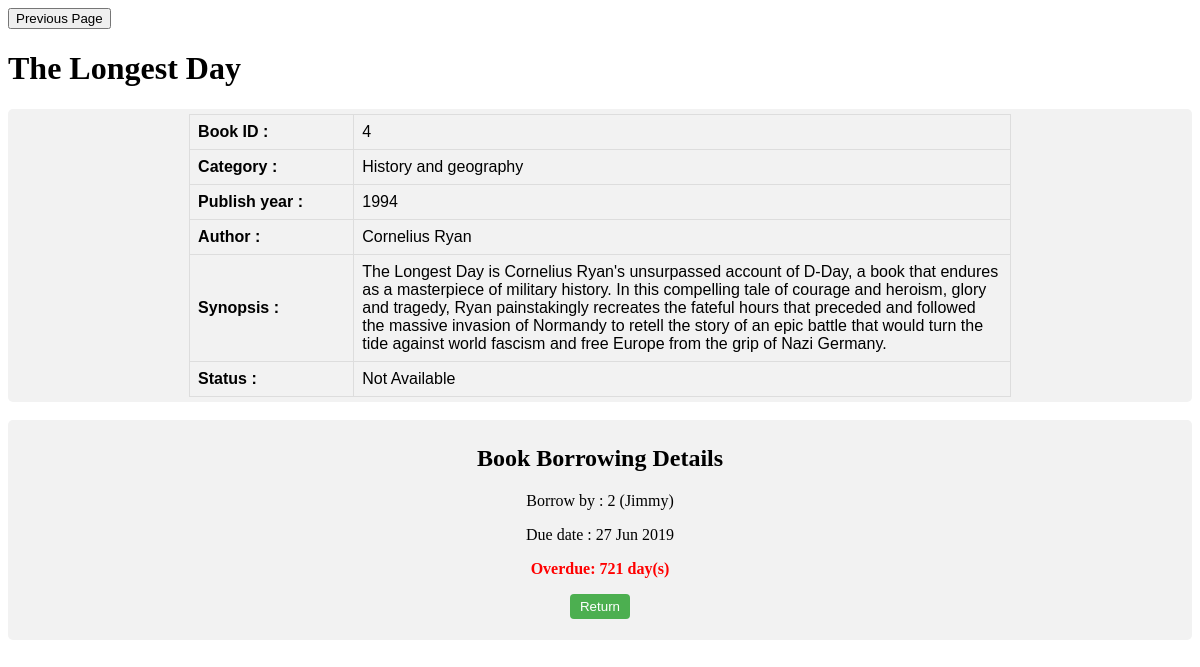
Screenshot of /books/4/ with the database file from the repository.
### books/models.py (models this page shows, shortened)
class Book(models.Model):
    title = models.CharField(max_length=200)
    author = models.CharField(max_length=200)
    description = models.TextField(max_length=1000)
    category = models.CharField(max_length=200,choices=BOOK_CATEGORY)
    publish_year = models.IntegerField()
    borrower = models.ForeignKey(User, default="",on_delete=models.SET_NULL, null=True, blank=True)
    due_back = models.DateField(null=True, blank=True)
    status = models.CharField(max_length=200,choices=BOOK_STATUS,default="Available")
    db_table='books_book'
    @property
    def is_overdue(self):
        if self.due_back and date.today() > self.due_back:
            return (date.today() - self.due_back).days
        return 0

class User(models.Model):
    user_name = models.CharField(max_length=200)
    age = models.IntegerField(default="")
    gender = models.CharField(
        max_length=10,
        choices=USER_GENDER,
        default='')
    total_books_borrowed = models.IntegerField(default=0)
    db_table='books_user'

### books/views.py (the view, shortened to what this page needs)
# urls.py: path('<int:pk>/', views.DetailView.as_view(), name='detail'),
class DetailView(generic.DetailView):
    model = Book
    template_name = 'books/detail.html'

### books/templates/books/detail.html (shortened to what this page needs)
{% load static %}
<head>
</head>
<link rel="stylesheet" type="text/css" href="{% static 'books/style.css' %}">
<input type=button value="Previous Page" onClick="location.href={% url 'index' %}">
<h1>{{ book.title }}</h1>
<div><center>
  <table style="width: 70%;">
    <tr>
      <th>Book ID :</th>
      <td>{{book.id}}</td>
    </tr>
    <tr>
      <th>Category :</th>
      <td>{{book.get_category_display}}</td>
    </tr>
    <tr>
      <th>Publish year :</th>
      <td>{{book.publish_year}}</td>
    </tr>
    <tr>
      <th>Author :</th>
      <td>{{book.author}}</td>
    </tr>
    <tr>
      <th>Synopsis :</th>
      <td>{{book.description}}</td>
    </tr>
    <tr>
      <th>Status :</th>
      <td>{{book.status}}</td>
    </tr>
  </table>
</div>
<div>
{% if book.status == "Available" %}
<h2>Book is Available</h2>
<form action="{% url 'borrow' book.id %}" method="post">
{% csrf_token %}
<p>Borrower:
  <select class="selectUser" name="dropdown" selected="selected">
      <option value="0">-</option>
      {% for u in view.users %}
          <option value="{{u.id}}">{{u.user_name}}</option>
      {% endfor %}
      {% if users %}
          {% for u in users %}
              <option value="{{u.id}}">{{u.user_name}}</option>
          {% endfor %}
      {% endif %}
  </select>
</p>
{% if error_message %}<p style="color:red"><strong>{{ error_message }}</strong></p>{% endif %}
<input type="submit" value="Borrow">
</form>
{% else %}
<h2>Book Borrowing Details</h2>
<p>Borrow by : {{book.borrower.id}} ({{book.borrower.user_name}})</p>
<p>Due date : {{book.due_back|date:"d M Y"}} </p>
<p style="color:red"><strong>{% if book.is_overdue %}Overdue: {{book.is_overdue}} day(s){% endif %}</strong></p>
<form action="{% url 'returnB' book.id %}" method="post">
<input type="submit" value="Return">
</form>
{% endif %}
</div>

### books/static/books/style.css (style rules this page uses)
table { font-family: arial, sans-serif; border-collapse: collapse; width: 100%; }
td, th { border: 1px solid #dddddd; text-align: left; padding: 8px; }
input[type=submit] { background-color: #4CAF50; color: white; padding: 5px 10px; border: none; border-radius: 4px; cursor: pointer; }
div { height:20px width:100%; border-radius: 5px; background-color: #f2f2f2; padding: 5px; margin:auto; text-align: center; }

### books/templates/books/detail.html (style rules this page uses)
th { width:20% }

### rows the page displays
Book: title "The Longest Day", id "4", category "History and geography", publish_year "1994", author "Cornelius Ryan", description "The Longest Day is Cornelius Ryan's unsurpassed account of D-Day, a book that endures as a masterpiece of military history. In this compelling tale of courage and heroism, glory and tragedy, Ryan painstakingly recreates the fateful hours that preceded and followed the massive invasion of Normandy to retell the story of an epic battle that would turn the tide against world fascism and free Europe from the grip of Nazi Germany.", status "Not Available", borrower.id "2", borrower.user_name "Jimmy", due_back "27 Jun 2019", is_overdue "721"
